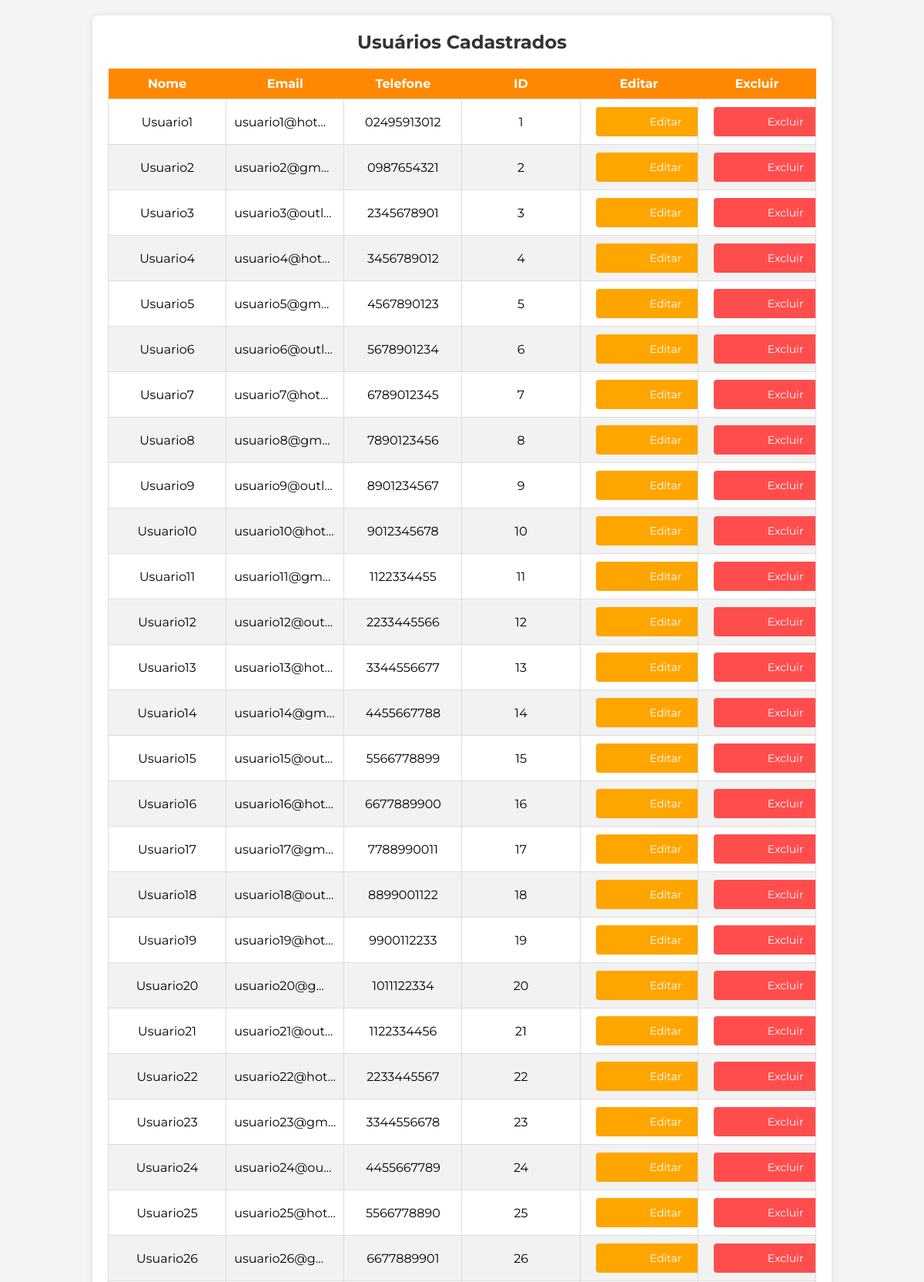
The app's page /areaRestrita.php (upper part) with its own data.
### tables this page shows
CREATE TABLE `usuario` (
  `id_usuario` int(11) NOT NULL,
  `nome` varchar(100) NOT NULL,
  `email` varchar(100) NOT NULL,
  `telefone` char(15) NOT NULL,
  `senha` varchar(100) NOT NULL
);

### usuario.php (called while the page is built, shortened)
<?php
class Usuario
{
    public function listarUsuarios()
    {
        global $pdo;
        $sqlListar = $pdo->prepare("SELECT * FROM usuario");
        $sqlListar->execute();
        if ($sqlListar->rowCount() > 0) {
            $dados = $sqlListar->fetchAll(PDO::FETCH_ASSOC);
            return $dados;
        } else {
            return false;
        }
    }
}
?>

### areaRestrita.php (the view, shortened to what this page needs)
<?php
require_once 'usuario.php';
$usuario = new Usuario();
$usuario->conectar("cadastrousuarioturma33", "localhost", "root", "");
$dados = $usuario->listarUsuarios();
?>
<!DOCTYPE html>
<html lang="pt-br">
<head>
    <link rel="stylesheet" href="areaRestrita.css">
</head>
<body class="body">
    <div class="container">
        <h1 class="title">Usuários Cadastrados</h1>
        <table class="table">
            <thead>
                <tr>
                    <th class="table-header nome">Nome</th>
                    <th class="table-header email">Email</th>
                    <th class="table-header telefone">Telefone</th>
                    <th class="table-header id">ID</th>
                    <th class="table-header editar">Editar</th>
                    <th class="table-header excluir">Excluir</th>
                </tr>
            </thead>
            <tbody>
                <?php
                if (!empty($dados))
                {
                    foreach ($dados as $pessoa):
                ?>
                    <tr class="table-row">
                        <td class="table-cell"><?php echo $pessoa['nome']; ?></td>
                        <td class="table-cell"><?php echo $pessoa['email']; ?></td>
                        <td class="table-cell"><?php echo $pessoa['telefone']; ?></td>
                        <td class="table-cell"><?php echo $pessoa['id_usuario']; ?></td>
                        <td class="table-cell edit-cell">
                            <button onclick="mostrarFormularioEdicao(<?php echo $pessoa['id_usuario']; ?>, '<?php echo $pessoa['nome']; ?>', '<?php echo $pessoa['email']; ?>', '<?php echo $pessoa['telefone']; ?>')" class="btn-editar">Editar</button>
                        </td>
                        <td class="table-cell delete-cell">
                            <form method="POST" action="" class="form-delete">
                                <button type="submit" name="excluir" class="btn-excluir">Excluir</button>
                            </form>
                        </td>
                    </tr>
                <?php
                    endforeach;
                }
                else
                {
                    echo "<p class='empty-message'>Nenhum usuário cadastrado.</p>";
                }
                ?>
            </tbody>
        </table>
    </div>
</body>
</html>

### areaRestrita.css (style rules this page uses)
* { margin: 0; padding: 0; box-sizing: border-box; font-family: "Montserrat", sans-serif; }
.body { background-color: #f4f4f4; }
.container { width: 80%; margin: 20px auto; background-color: #fff; padding: 20px; border-radius: 8px; box-shadow: 0 0 10px rgba(0, 0, 0, 0.1); }
.title { text-align: center; color: #333; font-size: 24px; margin-bottom: 20px; }
.table { width: 100%; border-collapse: collapse; margin-top: 20px; margin-bottom: 30px; table-layout: fixed; }
.table-header { background-color: #ff8800; color: white; padding: 10px; text-align: center; }
.table-row { text-align: center; }
.table-row:nth-child(even) { background-color: #f2f2f2; }
.table-cell { padding: 10px; border: 1px solid #dddddd; overflow: hidden; text-overflow: ellipsis; white-space: nowrap; }
.btn-editar, .btn-excluir { padding: 10px 70px; font-size: 14px; margin-left: 10px; cursor: pointer; border: none; border-radius: 4px; transition: all 0.3s ease; white-space: nowrap; width: auto; display: inline-block; text-align: center; }
.btn-editar { background-color: #ffa500; color: white; }
.btn-excluir { background-color: #ff4d4d; color: white; }

### records on screen
usuario: nome "Usuario1", email "usuario1@hot…", telefone "02495913012", id_usuario "1"
usuario: nome "Usuario2", email "usuario2@gm…", telefone "0987654321", id_usuario "2"
usuario: nome "Usuario3", email "usuario3@outl…", telefone "2345678901", id_usuario "3"
usuario: nome "Usuario4", email "usuario4@hot…", telefone "3456789012", id_usuario "4"
usuario: nome "Usuario5", email "usuario5@gm…", telefone "4567890123", id_usuario "5"
usuario: nome "Usuario6", email "usuario6@outl…", telefone "5678901234", id_usuario "6"
usuario: nome "Usuario7", email "usuario7@hot…", telefone "6789012345", id_usuario "7"
usuario: nome "Usuario8", email "usuario8@gm…", telefone "7890123456", id_usuario "8"
usuario: nome "Usuario9", email "usuario9@outl…", telefone "8901234567", id_usuario "9"
usuario: nome "Usuario10", email "usuario10@hot…", telefone "9012345678", id_usuario "10"
usuario: nome "Usuario11", email "usuario11@gm…", telefone "1122334455", id_usuario "11"
usuario: nome "Usuario12", email "usuario12@outl…", telefone "2233445566", id_usuario "12"
usuario: nome "Usuario13", email "usuario13@hot…", telefone "3344556677", id_usuario "13"
usuario: nome "Usuario14", email "usuario14@gm…", telefone "4455667788", id_usuario "14"
usuario: nome "Usuario15", email "usuario15@outl…", telefone "5566778899", id_usuario "15"
usuario: nome "Usuario16", email "usuario16@hot…", telefone "6677889900", id_usuario "16"
usuario: nome "Usuario17", email "usuario17@gm…", telefone "7788990011", id_usuario "17"
usuario: nome "Usuario18", email "usuario18@out…", telefone "8899001122", id_usuario "18"
usuario: nome "Usuario19", email "usuario19@hot…", telefone "9900112233", id_usuario "19"
usuario: nome "Usuario20", email "usuario20@g…", telefone "1011122334", id_usuario "20"
usuario: nome "Usuario21", email "usuario21@out…", telefone "1122334456", id_usuario "21"
usuario: nome "Usuario22", email "usuario22@hot…", telefone "2233445567", id_usuario "22"
usuario: nome "Usuario23", email "usuario23@gm…", telefone "3344556678", id_usuario "23"
usuario: nome "Usuario24", email "usuario24@ou…", telefone "4455667789", id_usuario "24"
usuario: nome "Usuario25", email "usuario25@hot…", telefone "5566778890", id_usuario "25"
usuario: nome "Usuario26", email "usuario26@g…", telefone "6677889901", id_usuario "26"
